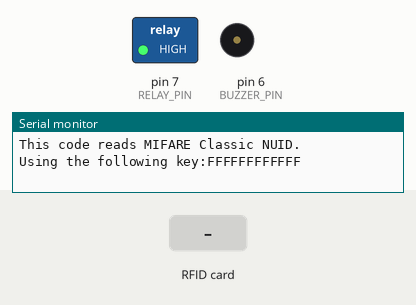
Recording of a sketch running on a simulated Arduino Uno, built with avr-gcc and run on an emulated ATmega328P. Parts: switched loads named in the sketch (green lamp = pin HIGH), buzzer (waves = sounding), the last lines printed to the serial monitor. The inputs (shaded band) are chosen by the test bench. Pins used as bus, display or sensor lines are not drawn.

Above: at 1.2 s.
1.3 s: RFID card 13 BB 5A FE held to the reader
At 2.2 s:
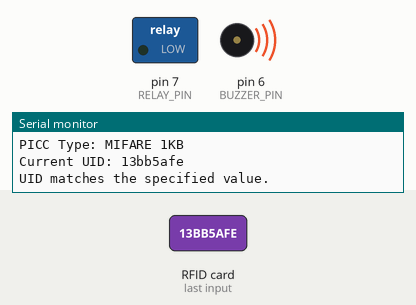
At 3.4 s:
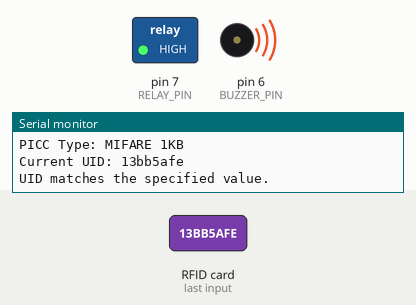
3.8 s: RFID card 5E 7A 19 C4 held to the reader
Timing chart, 0 to 6.8 s (numbered marks = the images above; inputs shaded):
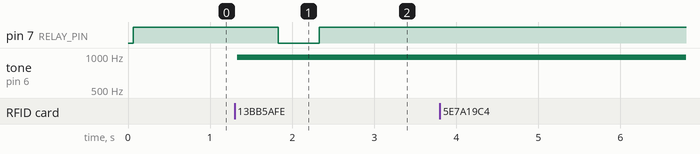

Measured:
- after the input at 1.3 s, pin 7 (RELAY_PIN): HIGH → LOW after 0.53 s, → HIGH 0.50 s later; tone on pin 6 (BUZZER_PIN): silent → 977 Hz at once

The sketch:

rfid.ino
```cpp
#include <SPI.h>
#include <MFRC522.h>

#define SS_PIN 10
#define RST_PIN 9
#define BUZZER_PIN 6
#define RELAY_PIN 7

MFRC522 rfid(SS_PIN, RST_PIN);

MFRC522::MIFARE_Key key;

String desiredUID = "13bb5afe";  // String representation of the desired UID

void setup() {
  Serial.begin(9600);
  SPI.begin();
  rfid.PCD_Init();

  for (byte i = 0; i < 6; i++) {
    key.keyByte[i] = 0xFF;
  }

  Serial.println(F("This code reads MIFARE Classic NUID."));
  Serial.print(F("Using the following key:"));
  printHex(key.keyByte, MFRC522::MF_KEY_SIZE);

  pinMode(BUZZER_PIN, OUTPUT);
  pinMode(RELAY_PIN, OUTPUT);

  digitalWrite(RELAY_PIN, HIGH);
}

void loop() {
  if (!rfid.PICC_IsNewCardPresent())
    return;

  if (!rfid.PICC_ReadCardSerial())
    return;

  Serial.print(F("PICC Type: "));
  MFRC522::PICC_Type piccType = rfid.PICC_GetType(rfid.uid.sak);
  Serial.println(rfid.PICC_GetTypeName(piccType));

  if (piccType != MFRC522::PICC_TYPE_MIFARE_MINI && piccType != MFRC522::PICC_TYPE_MIFARE_1K && piccType != MFRC522::PICC_TYPE_MIFARE_4K) {
    Serial.println(F("Your tag is not of type MIFARE Classic."));
    return;
  }

  String currentUIDString = byteToHexString(rfid.uid.uidByte, rfid.uid.size);
  Serial.print(F("Current UID: "));
  Serial.println(currentUIDString);

  if (currentUIDString == desiredUID) {
    Serial.println(F("UID matches the specified value."));
    activateBuzzer(500);
    digitalWrite(RELAY_PIN, LOW);
    delay(500);
    digitalWrite(RELAY_PIN, HIGH);
  } else {
    Serial.println(F("UID does not match the specified value."));
  }

  rfid.PICC_HaltA();
  rfid.PCD_StopCrypto1();
}

void activateBuzzer(int duration) {
  analogWrite(BUZZER_PIN, 5);
  delay(duration);
  analogWrite(BUZZER_PIN, 0);
}

String byteToHexString(byte *buffer, byte bufferSize) {
  String hexString = "";
  for (byte i = 0; i < bufferSize; i++) {
    hexString += String(buffer[i] < 0x10 ? "0" : "");
    hexString += String(buffer[i], HEX);
  }
  return hexString;
}

void printHex(byte *buffer, byte bufferSize) {
  for (byte i = 0; i < bufferSize; i++) {
    Serial.print(buffer[i] < 0x10 ? "0" : "");
    Serial.print(buffer[i], HEX);
  }
  Serial.println();
}
```
